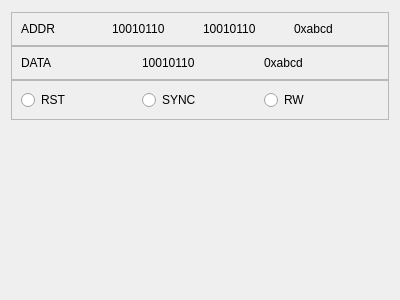
<?xml version="1.0" encoding="UTF-8"?>
<ui version="4.0">
 <class>BusView</class>
 <widget class="QWidget" name="BusView">
  <property name="geometry">
   <rect>
    <x>0</x>
    <y>0</y>
    <width>400</width>
    <height>300</height>
   </rect>
  </property>
  <property name="windowTitle">
   <string>Form</string>
  </property>
  <layout class="QVBoxLayout" name="verticalLayout" stretch="0,0,0">
   <property name="spacing">
    <number>0</number>
   </property>
   <property name="sizeConstraint">
    <enum>QLayout::SetDefaultConstraint</enum>
   </property>
   <property name="topMargin">
    <number>12</number>
   </property>
   <item>
    <widget class="QFrame" name="frm_addr">
     <property name="sizePolicy">
      <sizepolicy hsizetype="Preferred" vsizetype="Maximum">
       <horstretch>0</horstretch>
       <verstretch>0</verstretch>
      </sizepolicy>
     </property>
     <property name="frameShape">
      <enum>QFrame::StyledPanel</enum>
     </property>
     <property name="frameShadow">
      <enum>QFrame::Raised</enum>
     </property>
     <layout class="QHBoxLayout" name="horizontalLayout">
      <item>
       <widget class="QLabel" name="lbl_addr">
        <property name="sizePolicy">
         <sizepolicy hsizetype="Preferred" vsizetype="Preferred">
          <horstretch>0</horstretch>
          <verstretch>0</verstretch>
         </sizepolicy>
        </property>
        <property name="text">
         <string>ADDR</string>
        </property>
       </widget>
      </item>
      <item>
       <widget class="QLabel" name="lbl_addr_bin_lo">
        <property name="text">
         <string>10010110</string>
        </property>
       </widget>
      </item>
      <item>
       <widget class="QLabel" name="lbl_addr_bin_hi">
        <property name="text">
         <string>10010110</string>
        </property>
       </widget>
      </item>
      <item>
       <widget class="QLabel" name="lbl_addr_hex">
        <property name="sizePolicy">
         <sizepolicy hsizetype="Preferred" vsizetype="Preferred">
          <horstretch>0</horstretch>
          <verstretch>0</verstretch>
         </sizepolicy>
        </property>
        <property name="text">
         <string>0xabcd</string>
        </property>
       </widget>
      </item>
     </layout>
    </widget>
   </item>
   <item>
    <widget class="QFrame" name="frm_data">
     <property name="sizePolicy">
      <sizepolicy hsizetype="Preferred" vsizetype="Maximum">
       <horstretch>0</horstretch>
       <verstretch>0</verstretch>
      </sizepolicy>
     </property>
     <property name="frameShape">
      <enum>QFrame::StyledPanel</enum>
     </property>
     <property name="frameShadow">
      <enum>QFrame::Raised</enum>
     </property>
     <layout class="QHBoxLayout" name="horizontalLayout_2">
      <item>
       <widget class="QLabel" name="lbl_data">
        <property name="text">
         <string>DATA</string>
        </property>
       </widget>
      </item>
      <item>
       <widget class="QLabel" name="lbl_data_bin">
        <property name="text">
         <string>10010110</string>
        </property>
       </widget>
      </item>
      <item>
       <widget class="QLabel" name="lbl_data_hex">
        <property name="text">
         <string>0xabcd</string>
        </property>
       </widget>
      </item>
     </layout>
    </widget>
   </item>
   <item alignment="Qt::AlignTop">
    <widget class="QFrame" name="frm_ctl">
     <property name="sizePolicy">
      <sizepolicy hsizetype="Preferred" vsizetype="Maximum">
       <horstretch>0</horstretch>
       <verstretch>0</verstretch>
      </sizepolicy>
     </property>
     <property name="frameShape">
      <enum>QFrame::StyledPanel</enum>
     </property>
     <property name="frameShadow">
      <enum>QFrame::Raised</enum>
     </property>
     <layout class="QHBoxLayout" name="horizontalLayout_3">
      <item>
       <widget class="QRadioButton" name="rb_reset">
        <property name="text">
         <string>RST</string>
        </property>
       </widget>
      </item>
      <item>
       <widget class="QRadioButton" name="rb_sync">
        <property name="text">
         <string>SYNC</string>
        </property>
       </widget>
      </item>
      <item>
       <widget class="QRadioButton" name="rb_rw">
        <property name="text">
         <string>RW</string>
        </property>
       </widget>
      </item>
     </layout>
    </widget>
   </item>
  </layout>
 </widget>
 <resources/>
 <connections/>
</ui>
